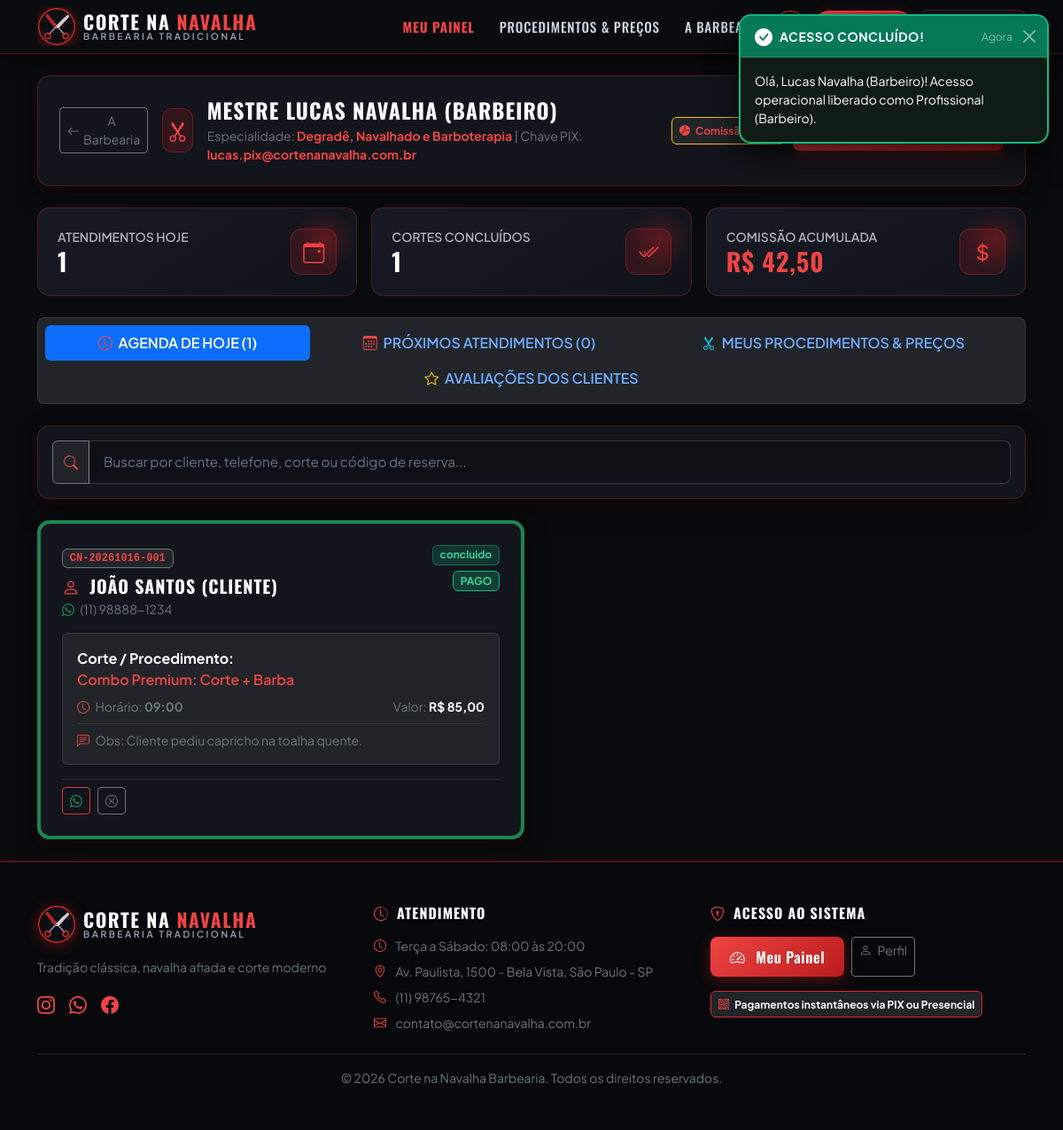
Page /barbeiro/dashboard.php (signed in) on the committed database.
### tables this page shows
CREATE TABLE IF NOT EXISTS `usuarios` (
    `id` INT AUTO_INCREMENT PRIMARY KEY,
    `nome` VARCHAR(150) NOT NULL,
    `email` VARCHAR(120) NOT NULL UNIQUE,
    `cpf` VARCHAR(20) NOT NULL UNIQUE,
    `telefone` VARCHAR(20) NOT NULL,
    `senha` VARCHAR(255) NOT NULL,
    `perfil` ENUM('cliente', 'barbeiro', 'recepcao', 'dono') NOT NULL DEFAULT 'cliente',
    `foto` VARCHAR(255) DEFAULT 'assets/img/default-avatar.png',
    `especialidade` VARCHAR(150) DEFAULT NULL,
    `chave_pix` VARCHAR(100) DEFAULT NULL,
    `tipo_chave_pix` VARCHAR(30) DEFAULT NULL,
    `comissao_percentual` DECIMAL(5,2) DEFAULT 50.00,
    `ativo` TINYINT(1) DEFAULT 1,
    `criado_em` TIMESTAMP DEFAULT CURRENT_TIMESTAMP
);

CREATE TABLE IF NOT EXISTS `agendamentos` (
    `id` INT AUTO_INCREMENT PRIMARY KEY,
    `codigo_reserva` VARCHAR(20) NOT NULL UNIQUE,
    `cliente_id` INT NOT NULL,
    `barbeiro_id` INT NOT NULL,
    `data_agendamento` DATE NOT NULL,
    `horario` TIME NOT NULL,
    `valor_total` DECIMAL(10,2) NOT NULL,
    `metodo_pagamento` ENUM('pix', 'recepcao') NOT NULL DEFAULT 'pix',
    `status_pagamento` ENUM('pendente', 'pago', 'cancelado') NOT NULL DEFAULT 'pendente',
    `status_atendimento` ENUM('agendado', 'em_atendimento', 'concluido', 'cancelado') NOT NULL DEFAULT 'agendado',
    `pix_copia_cola` TEXT DEFAULT NULL,
    `pix_txid` VARCHAR(100) DEFAULT NULL,
    `pix_pago_em` DATETIME DEFAULT NULL,
    `observacoes` TEXT DEFAULT NULL,
    `origem` ENUM('web', 'balcao') DEFAULT 'web',
    `cliente_balcao` TINYINT(1) DEFAULT 0,
    `cliente_nome_avulso` VARCHAR(100) DEFAULT NULL,
    `taxa_cancelamento` DECIMAL(10,2) DEFAULT 0.00,
    `valor_reembolsado` DECIMAL(10,2) DEFAULT 0.00,
    `taxa_isenta` TINYINT(1) DEFAULT 0,
    `cancelado_em` DATETIME DEFAULT NULL,
    `motivo_cancelamento` TEXT DEFAULT NULL,
    `recebido_por_id` INT DEFAULT NULL,
    `criado_em` TIMESTAMP DEFAULT CURRENT_TIMESTAMP,
    CONSTRAINT `fk_agendamento_cliente` FOREIGN KEY (`cliente_id`) REFERENCES `usuarios` (`id`) ON DELETE CASCADE,
    CONSTRAINT `fk_agendamento_barbeiro` FOREIGN KEY (`barbeiro_id`) REFERENCES `usuarios` (`id`) ON DELETE RESTRICT,
    CONSTRAINT `fk_agendamento_recepcao` FOREIGN KEY (`recebido_por_id`) REFERENCES `usuarios` (`id`) ON DELETE SET NULL
);

CREATE TABLE IF NOT EXISTS `configuracao_empresa` (
    `id` INT AUTO_INCREMENT PRIMARY KEY,
    `nome_barbearia` VARCHAR(150) NOT NULL DEFAULT 'Corte na Navalha Barbearia',
    `slogan` VARCHAR(255) DEFAULT 'Tradição, estilo e precisão em cada detalhe',
    `cnpj` VARCHAR(20) DEFAULT '12.345.678/0001-90',
    `telefone` VARCHAR(20) DEFAULT '(11) 98765-4321',
    `email` VARCHAR(100) DEFAULT 'contato@cortenanavalha.com.br',
    `endereco` VARCHAR(255) DEFAULT 'Rua dos Barbeiros, 777 - Centro, São Paulo - SP',
    `horario_abertura` TIME DEFAULT '08:00:00',
    `horario_fechamento` TIME DEFAULT '20:00:00',
    `chave_pix_principal` VARCHAR(100) DEFAULT 'pix@cortenanavalha.com.br',
    `tipo_chave_pix` VARCHAR(30) DEFAULT 'E-mail',
    `cor_tema` VARCHAR(30) DEFAULT 'crimson',
    `atualizado_em` TIMESTAMP DEFAULT CURRENT_TIMESTAMP ON UPDATE CURRENT_TIMESTAMP
);

### barbeiro/dashboard.php (the view, shortened to what the rows shown need)
<?php
require_once __DIR__ . '/../config/db.php';
require_once __DIR__ . '/../includes/auth.php';
$usuario = getUsuarioLogado();
$pdo = getDBConnection();
$empresa = getEmpresaConfig();
$stmtMe = $pdo->prepare("SELECT * FROM usuarios WHERE id = :id LIMIT 1");
$stmtMe->execute([':id' => $usuario['id']]);
$barbeiroInfo = $stmtMe->fetch();
$hoje = date('Y-m-d');
$sqlHoje = "
    SELECT a.*,
           c.nome as cliente_nome, c.telefone as cliente_telefone, c.email as cliente_email,
           GROUP_CONCAT(s.nome SEPARATOR ' + ') as procedimentos,
           GROUP_CONCAT(s.tempo_minutos SEPARATOR '+') as tempos
    FROM agendamentos a
    JOIN usuarios c ON a.cliente_id = c.id
    JOIN agendamento_itens ai ON a.id = ai.agendamento_id
    JOIN servicos s ON ai.servico_id = s.id
    WHERE a.barbeiro_id = :barbeiro_id AND a.data_agendamento = :hoje
    GROUP BY a.id
    ORDER BY a.horario ASC
";
$stmtHoje = $pdo->prepare($sqlHoje);
$stmtHoje->execute([':barbeiro_id' => $usuario['id'], ':hoje' => $hoje]);
$atendimentosHoje = $stmtHoje->fetchAll();
require_once __DIR__ . '/../includes/header.php';
?>
<div class="container py-4">
    <div class="barber-card p-4 mb-4">
        <div class="row align-items-center g-3">
            <div class="col-md-7">
                <div class="d-flex align-items-center gap-3">
                    <div>
                        <h4 class="text-white fw-bold mb-1">Mestre <?= htmlspecialchars($usuario['nome']) ?></h4>
                        <p class="text-secondary small mb-0">
                            Especialidade: <strong class="text-gold"><?= htmlspecialchars($barbeiroInfo['especialidade'] ?? 'Barbeiro Profissional') ?></strong> |
                            Chave PIX: <strong class="text-gold"><?= htmlspecialchars($barbeiroInfo['chave_pix'] ?? 'Não informada') ?></strong>
                        </p>
                    </div>
                </div>
            </div>
        </div>
    </div>
    <div class="tab-content" id="barbeiroTabsContent">
        <div class="tab-pane fade show active" id="tab-hoje" role="tabpanel" aria-labelledby="tab-hoje-btn">
            <?php if (empty($atendimentosHoje)): ?>
                <div class="barber-card p-5 text-center">
                    <i class="bi bi-calendar-check text-muted fs-1 mb-2 d-block"></i>
                    <h5 class="text-white mb-1">Nenhum atendimento agendado para o dia de hoje.</h5>
                    <p class="text-secondary small mb-0">Novos agendamentos aparecerão aqui em tempo real.</p>
                </div>
            <?php else: ?>
                <div class="row g-3" id="containerCardsHoje">
                    <?php foreach ($atendimentosHoje as $ag): ?>
                        <div class="col-lg-6 item-card-barbeiro">
                            <div class="barber-card p-4 h-100 d-flex flex-column justify-content-between border-start border-4 <?= ($ag['status_atendimento'] === 'em_atendimento') ? 'border-danger' : (($ag['status_atendimento'] === 'concluido') ? 'border-success' : 'border-warning') ?>">
                                <div>
                                    <div class="d-flex justify-content-between align-items-start mb-2">
                                        <div>
                                            <span class="badge bg-dark border border-secondary text-gold font-monospace"><?= htmlspecialchars($ag['codigo_reserva']) ?></span>
                                            <?php
                                                $ehBalcao = ($ag['origem'] === 'balcao' || !empty($ag['cliente_balcao']));
                                                $nomeBarbeiroCli = !empty($ag['cliente_nome_avulso'])
                                                    ? $ag['cliente_nome_avulso']
                                                    : ($ehBalcao ? 'Cliente Balcão (Não Identificado)' : $ag['cliente_nome']);
                                            ?>
                                            <h5 class="text-white fw-bold mt-2 mb-1">
                                                <i class="bi bi-person me-1 text-gold"></i> <?= htmlspecialchars($nomeBarbeiroCli) ?>
                                            </h5>
                                            <?php if (!$ehBalcao && !empty($ag['cliente_telefone'])): ?>
                                                <small class="text-secondary d-block">
                                                    <i class="bi bi-whatsapp text-success me-1"></i> <?= htmlspecialchars($ag['cliente_telefone']) ?>
                                                </small>
                                            <?php else: ?>
                                                <small class="text-muted d-block" style="font-size: 0.75rem;">Atendimento no Balcão</small>
                                            <?php endif; ?>
                                        </div>
                                        <div class="text-end">
                                            <span class="badge badge-<?= $ag['status_atendimento'] ?> d-block mb-1">
                                                <?= str_replace('_', ' ', $ag['status_atendimento']) ?>
                                            </span>
                                            <span class="badge badge-<?= $ag['status_pagamento'] ?>">
                                                <?= strtoupper($ag['status_pagamento']) ?>
                                            </span>
                                        </div>
                                    </div>
                                    <div class="p-3 rounded bg-dark border border-secondary border-opacity-25 my-3">
                                        <div class="mb-2">
                                            <strong class="text-white d-block">Corte / Procedimento:</strong>
                                            <span class="text-gold fw-semibold"><?= htmlspecialchars($ag['procedimentos']) ?></span>
                                        </div>
                                        <div class="d-flex justify-content-between small text-secondary">
                                            <span><i class="bi bi-clock me-1 text-gold"></i> Horário: <strong><?= substr($ag['horario'], 0, 5) ?></strong></span>
                                            <span>Valor: <strong class="text-white">R$ <?= number_format($ag['valor_total'], 2, ',', '.') ?></strong></span>
                                        </div>
                                        <?php if (!empty($ag['observacoes'])): ?>
                                            <div class="mt-2 pt-2 border-top border-secondary border-opacity-25 small text-secondary">
                                                <i class="bi bi-chat-left-text me-1 text-gold"></i> Obs: <?= htmlspecialchars($ag['observacoes']) ?>
                                            </div>
                                        <?php endif; ?>
                                    </div>
                                </div>
                                <div class="d-flex flex-wrap gap-2 pt-2 border-top border-secondary border-opacity-25">
                                    <button type="button" class="btn btn-outline-danger btn-sm" onclick="solicitarFeedbackCliente('<?= htmlspecialchars(addslashes($ag['cliente_nome'])) ?>', '<?= preg_replace('/\D/', '', $ag['cliente_telefone']) ?>', '<?= BASE_URL ?>/cliente/dashboard.php')" title="Pedir Avaliação no WhatsApp">
                                        <i class="bi bi-whatsapp text-success"></i>
                                    </button>
                                    <?php if ($ag['status_atendimento'] !== 'cancelado'): ?>
                                        <button type="button" class="btn btn-outline-secondary btn-sm" title="Cancelar este atendimento" onclick='abrirModalCancelarBarbeiro(<?= json_encode($ag) ?>)'>
                                            <i class="bi bi-x-circle"></i>
                                        </button>
                                    <?php endif; ?>
                                </div>
                            </div>
                        </div>
                    <?php endforeach; ?>
                </div>
            <?php endif; ?>
        </div>
    </div>
</div>
<?php require_once __DIR__ . '/../includes/footer.php'; ?>

### includes/footer.php (shortened to what the rows shown need)
</main>
<footer class="mt-auto py-5" style="background: #07080b; border-top: 2px solid rgba(var(--theme-rgb, 220, 38, 38), 0.35);">
    <div class="container">
        <div class="row g-4 mb-4">
            <div class="col-lg-4 col-md-6">
                <div class="mb-3">
                    <?php
                        require __DIR__ . '/logo.php';
                    ?>
                </div>
                <p class="text-secondary small">
                    <?= htmlspecialchars($empresa['slogan'] ?? 'Tradição clássica, navalha afiada e corte moderno.') ?>
                </p>
                <div class="d-flex gap-3 mt-3">
                    <a href="#" class="text-danger fs-5" aria-label="Instagram"><i class="bi bi-instagram"></i></a>
                    <a href="#" class="text-danger fs-5" aria-label="WhatsApp"><i class="bi bi-whatsapp"></i></a>
                    <a href="#" class="text-danger fs-5" aria-label="Facebook"><i class="bi bi-facebook"></i></a>
                </div>
            </div>
            <div class="col-lg-4 col-md-6">
                <ul class="list-unstyled text-secondary small mb-0">
                    <li class="mb-2"><i class="bi bi-clock me-2 text-danger"></i> Terça a Sábado: 08:00 às 20:00</li>
                    <li class="mb-2"><i class="bi bi-geo-alt me-2 text-danger"></i> <?= htmlspecialchars($empresa['endereco'] ?? 'São Paulo - SP') ?></li>
                    <li class="mb-2"><i class="bi bi-telephone me-2 text-danger"></i> <?= htmlspecialchars($empresa['telefone'] ?? '(11) 98765-4321') ?></li>
                    <li><i class="bi bi-envelope me-2 text-danger"></i> <?= htmlspecialchars($empresa['email'] ?? 'contato@cortenanavalha.com.br') ?></li>
                </ul>
            </div>
        </div>
        <div class="border-top border-secondary border-opacity-25 pt-3 text-center text-secondary small">
            <p class="mb-0">&copy; <?= date('Y') ?> <?= htmlspecialchars($empresa['nome_barbearia'] ?? 'Corte na Navalha Barbearia') ?>. Todos os direitos reservados.</p>
        </div>
    </div>
</footer>
</body>
</html>

### rows in the picture
usuarios: nome "LUCAS NAVALHA (BARBEIRO)", especialidade "Degradê, Navalhado e Barboterapia", chave_pix "lucas.pix@cortenanavalha.com.br"
agendamentos: codigo_reserva "CN-20261016-001", cliente.nome "JOÃO SANTOS (CLIENTE)", cliente.telefone "(11) 98888-1234", status_atendimento "concluido", status_pagamento "PAGO", procedimentos "Combo Premium: Corte + Barba", horario "09:00", valor_total "85,00", observacoes "Cliente pediu capricho na toalha quente."
configuracao_empresa: slogan "Tradição clássica, navalha afiada e corte moderno", endereco "Av. Paulista, 1500 - Bela Vista, São Paulo - SP", telefone "(11) 98765-4321", email "contato@cortenanavalha.com.br", nome_barbearia "Corte na Navalha Barbearia"

### other values in the picture
$toast['titulo'] "ACESSO CONCLUÍDO!"
$toast['mensagem'] "Olá, Lucas Navalha (Barbeiro)! Acesso operacional liberado como Profissional (Barbeiro)."
$primeiraParteLogo "CORTE NA CORTE NA"
$ultimaPalavraLogo "NAVALHA NAVALHA"
count($atendimentosHoje) "1"
$metricas['total_concluidos'] "1"
$minhaComissaoEstimada "42,50"
count($atendimentosFuturos) "0"
